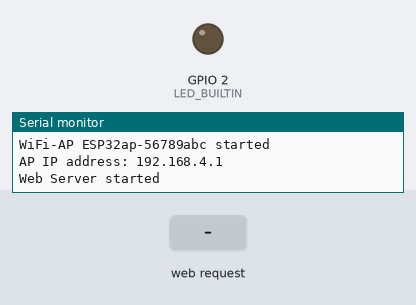
A sketch run on a simulated ESP32. Parts: output pins drawn as LEDs (lit = HIGH), the last lines printed to the serial monitor. Inputs (shaded band) come from the test bench. Nothing arrives over Bluetooth unless stated.

Above: at 1.2 s.
1.3 s: HTTP request GET /H received
At 2.5 s:
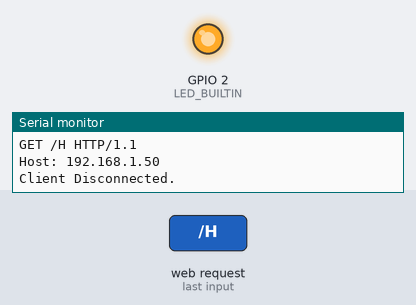
2.8 s: HTTP request GET /L received
At 3.6 s:
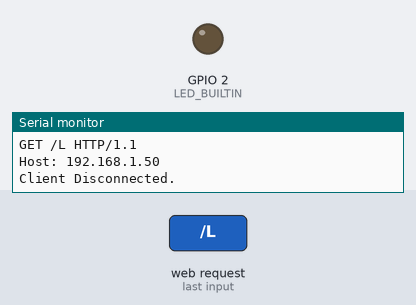
Timing chart, 0 to 5.8 s (numbered marks = the images above; inputs shaded):
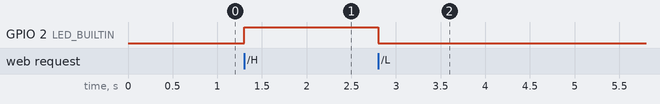

Measured:
- after the input at 1.3 s, GPIO 2 (LED_BUILTIN): LOW → HIGH at once
- after the input at 2.8 s, GPIO 2 (LED_BUILTIN): HIGH → LOW at once

The sketch:

ESP32-BT-WiFi-Hot.ino
```cpp
/*
  WiFiAccessPoint.ino creates a WiFi access point and provides a web server on it.

  Steps:
  1. Connect to the access point "ESP32ap"
  2. Point your web browser to http://192.168.4.1/H to turn the LED on or http://192.168.4.1/L to turn it off
     OR
     Run raw TCP "GET /H" and "GET /L" on PuTTY terminal with 192.168.4.1 as IP address and 80 as port

  Created for arduino-esp32 on 04 July, 2018
  by Elochukwu Ifediora (fedy0)
*/

#include <WiFi.h>
#include <WiFiClient.h>
#include <WiFiAP.h>
#include <BluetoothSerial.h>

#define LED_BUILTIN 2   // Set the GPIO pin where you connected your test LED or comment this line out if your dev board has a built-in LED

// Set these to your desired credentials.
char ssid[48];

WiFiServer server(80);
BluetoothSerial blueTooth;

void setup() {
  pinMode(LED_BUILTIN, OUTPUT);

  Serial.begin(115200);
  Serial.println();
  uint64_t chipid = ESP.getEfuseMac();
  //Serial.printf("ESP32 BlueTooth SPP %04X", (uint16_t)(chipid >> 32)); //print High 2 bytes
  //Serial.printf("%08X\n", (uint32_t)chipid); //print Low 4bytes.
  String id = "ESP32BT-" +  String((uint32_t)chipid, HEX);
  id.toUpperCase();
  blueTooth.begin(id);
  Serial.println("Bluetooth " + id + " started");

  Serial.println("Configuring access point...");
  // You can remove the password parameter if you want the AP to be open.
  id = "ESP32ap-" +  String((uint32_t)chipid, HEX);
  id.toCharArray(ssid, sizeof(ssid));
  Serial.println("WiFi-AP " + id + " started");
  WiFi.softAP(ssid);
  IPAddress myIP = WiFi.softAPIP();
  Serial.print("AP IP address: ");
  Serial.println(myIP);
  server.begin();
  Serial.println("Web Server started");
}

void loop() {
  WiFiClient client = server.available();   // listen for incoming clients

  if (client) {                             // if you get a client,
    Serial.println("New Client.");           // print a message out the serial port
    String currentLine = "";                // make a String to hold incoming data from the client
    while (client.connected()) {            // loop while the client's connected
      if (client.available()) {             // if there's bytes to read from the client,
        char c = client.read();             // read a byte, then
        Serial.write(c);                    // print it out the serial monitor
        if (c == '\n') {                    // if the byte is a newline character

          // if the current line is blank, you got two newline characters in a row.
          // that's the end of the client HTTP request, so send a response:
          if (currentLine.length() == 0) {
            // HTTP headers always start with a response code (e.g. HTTP/1.1 200 OK)
            // and a content-type so the client knows what's coming, then a blank line:
            client.println("HTTP/1.1 200 OK");
            client.println("Content-type:text/html");
            client.println();

            // the content of the HTTP response follows the header:
            client.print("Click <a href=\"/H\">here</a> to turn ON the LED.<br>");
            client.print("Click <a href=\"/L\">here</a> to turn OFF the LED.<br>");

            // The HTTP response ends with another blank line:
            client.println();
            // break out of the while loop:
            break;
          } else {    // if you got a newline, then clear currentLine:
            currentLine = "";
          }
        } else if (c != '\r') {  // if you got anything else but a carriage return character,
          currentLine += c;      // add it to the end of the currentLine
        }

        // Check to see if the client request was "GET /H" or "GET /L":
        if (currentLine.endsWith("GET /H")) {
          digitalWrite(LED_BUILTIN, HIGH);               // GET /H turns the LED on
        }
        if (currentLine.endsWith("GET /L")) {
          digitalWrite(LED_BUILTIN, LOW);                // GET /L turns the LED off
        }
      }
    }
    // close the connection:
    client.stop();
    Serial.println("Client Disconnected.");
  }
}
```
